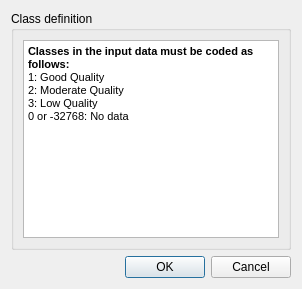
<?xml version="1.0" encoding="UTF-8"?>
<ui version="4.0">
 <class>DlgDataIOImportMedalus</class>
 <widget class="QDialog" name="DlgDataIOImportMedalus">
  <property name="windowModality">
   <enum>Qt::ApplicationModal</enum>
  </property>
  <property name="geometry">
   <rect>
    <x>0</x>
    <y>0</y>
    <width>302</width>
    <height>289</height>
   </rect>
  </property>
  <property name="sizePolicy">
   <sizepolicy hsizetype="Fixed" vsizetype="Fixed">
    <horstretch>0</horstretch>
    <verstretch>0</verstretch>
   </sizepolicy>
  </property>
  <property name="windowTitle">
   <string>Load a Custom Medalus Subindicator Dataset</string>
  </property>
  <property name="modal">
   <bool>true</bool>
  </property>
  <layout class="QVBoxLayout" name="verticalLayout">
   <item>
    <widget class="QGroupBox" name="groupBox_lc_agg">
     <property name="enabled">
      <bool>true</bool>
     </property>
     <property name="title">
      <string>Class definition</string>
     </property>
     <layout class="QGridLayout" name="gridLayout_2">
      <item row="0" column="0">
       <widget class="QTextBrowser" name="textBrowser">
        <property name="minimumSize">
         <size>
          <width>200</width>
          <height>120</height>
         </size>
        </property>
        <property name="autoFillBackground">
         <bool>false</bool>
        </property>
        <property name="frameShape">
         <enum>QFrame::StyledPanel</enum>
        </property>
        <property name="html">
         <string>&lt;!DOCTYPE HTML PUBLIC &quot;-//W3C//DTD HTML 4.0//EN&quot; &quot;http://www.w3.org/TR/REC-html40/strict.dtd&quot;&gt;
&lt;html&gt;&lt;head&gt;&lt;meta name=&quot;qrichtext&quot; content=&quot;1&quot; /&gt;&lt;style type=&quot;text/css&quot;&gt;
p, li { white-space: pre-wrap; }
&lt;/style&gt;&lt;/head&gt;&lt;body style=&quot; font-family:'MS Shell Dlg 2'; font-size:7.8pt; font-weight:400; font-style:normal;&quot;&gt;
&lt;p style=&quot; margin-top:0px; margin-bottom:0px; margin-left:0px; margin-right:0px; -qt-block-indent:0; text-indent:0px;&quot;&gt;&lt;span style=&quot; font-size:8pt; font-weight:600;&quot;&gt;Classes in the input data must be coded as follows: &lt;/span&gt;&lt;/p&gt;
&lt;p style=&quot; margin-top:0px; margin-bottom:0px; margin-left:0px; margin-right:0px; -qt-block-indent:0; text-indent:0px;&quot;&gt;&lt;span style=&quot; font-size:8pt;&quot;&gt;1: Good Quality &lt;/span&gt;&lt;/p&gt;
&lt;p style=&quot; margin-top:0px; margin-bottom:0px; margin-left:0px; margin-right:0px; -qt-block-indent:0; text-indent:0px;&quot;&gt;&lt;span style=&quot; font-size:8pt;&quot;&gt;2: Moderate Quality &lt;/span&gt;&lt;/p&gt;
&lt;p style=&quot; margin-top:0px; margin-bottom:0px; margin-left:0px; margin-right:0px; -qt-block-indent:0; text-indent:0px;&quot;&gt;&lt;span style=&quot; font-size:8pt;&quot;&gt;3: Low Quality &lt;/span&gt;&lt;/p&gt;
&lt;p style=&quot; margin-top:0px; margin-bottom:0px; margin-left:0px; margin-right:0px; -qt-block-indent:0; text-indent:0px;&quot;&gt;&lt;span style=&quot; font-size:8pt;&quot;&gt;0 or -32768: No data&lt;/span&gt;&lt;/p&gt;&lt;/body&gt;&lt;/html&gt;</string>
        </property>
       </widget>
      </item>
     </layout>
    </widget>
   </item>
   <item>
    <widget class="QDialogButtonBox" name="btnBox">
     <property name="orientation">
      <enum>Qt::Horizontal</enum>
     </property>
     <property name="standardButtons">
      <set>QDialogButtonBox::Cancel|QDialogButtonBox::Ok</set>
     </property>
    </widget>
   </item>
  </layout>
 </widget>
 <resources/>
 <connections>
  <connection>
   <sender>btnBox</sender>
   <signal>accepted()</signal>
   <receiver>DlgDataIOImportMedalus</receiver>
   <slot>accept()</slot>
   <hints>
    <hint type="sourcelabel">
     <x>248</x>
     <y>254</y>
    </hint>
    <hint type="destinationlabel">
     <x>157</x>
     <y>274</y>
    </hint>
   </hints>
  </connection>
  <connection>
   <sender>btnBox</sender>
   <signal>rejected()</signal>
   <receiver>DlgDataIOImportMedalus</receiver>
   <slot>reject()</slot>
   <hints>
    <hint type="sourcelabel">
     <x>316</x>
     <y>260</y>
    </hint>
    <hint type="destinationlabel">
     <x>286</x>
     <y>274</y>
    </hint>
   </hints>
  </connection>
 </connections>
</ui>
